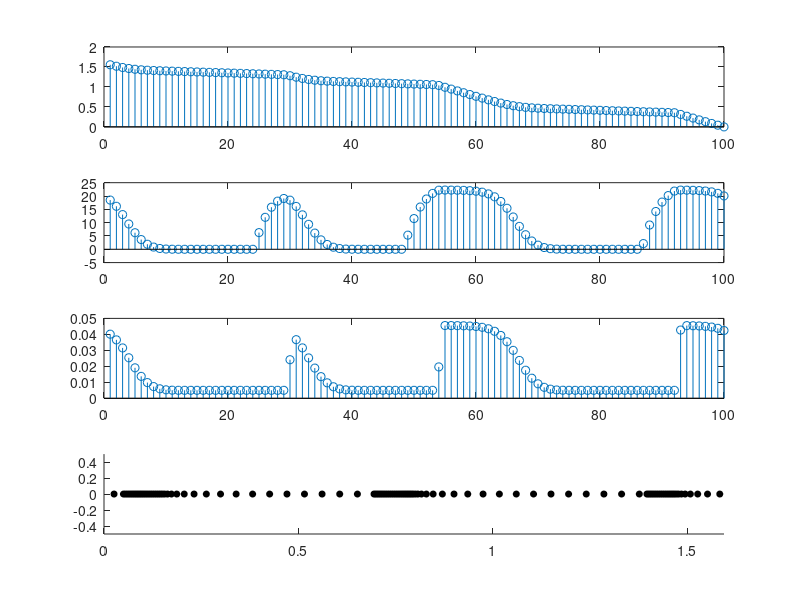

MATLAB code for this plot:
%test_traffic
function test_traffic_self_sustaining
global k_pd d_f xmax active_cars dt tidx xdothist

close all

k_pd=1;
d_f=0.005;

fig_handle=345;
figure(fig_handle);
% Forward simulate dynamics.
dt=0.0001;
n_steps=10000;
n_cars=100;
active_cars=[];%4:10:70;
T=0:dt:dt*n_steps;
d_init=1*d_f;
% Positions.
% x=[linspace(n_cars*d_init,d_init,n_cars)';[1;zeros(n_cars-1,1)]];
%x=15*rand(n_cars,1);
%x=sort(x,'descend');
x=linspace(1.1+(n_cars-1)*d_init,1.1,n_cars)';
xdothist=[];
% Velocities.
x=[x;1;zeros(n_cars-1,1)];
%x=[x;0.4+0.05*rand(n_cars,1)];
xmax=max(x(1:n_cars));

for tidx=1:numel(T)
  t=T(tidx);
  xdot=dynamics(x,t,0);
%   x(n_cars+1:end)=x(n_cars+1:end)+dt*xdot(n_cars+1:end);
%   if x(1)+dt*xdot(1)>x(n_cars)+xmax-d_f
%     x(1)=x(n_cars)+xmax-d_f;
%     %x(1+n_cars)=0;
%   end
%   for i=2:n_cars
%     if x(i)+dt*xdot(i)>x(i-1)-d_f;
%       x(i)=x(i-1)-d_f;
%       %x(i+n_cars)=0;    
%     end
%   end
%   x=x+dt*xdot;

  % Throwaway x_future to report collisions before handling them.
%   x_future=x+dt*xdot;
%   if any((x_future(1:n_cars-1)-x_future(2:n_cars))<0)
%     fprintf('COLLISION!\n');
%   end
  
  x(1)=min(x(1)+dt*xdot(1),x(n_cars)+xmax-d_f);
  for i=2:n_cars
    x(i)=min(x(i)+dt*xdot(i),x(i-1)-d_f);
  end
  x(n_cars+1:end)=x(n_cars+1:end)+dt*xdot(n_cars+1:end);
end

function xdot=dynamics(x,t,u)
global xmax active_cars k_pd d_f dt xdothist
n_cars=numel(x)/2;
xbar1=(x(n_cars)+xmax)-x(1);
xbar=[xbar1;x(1:n_cars-1)-x(2:n_cars)];
xdot=zeros(2*n_cars,1);
vmax=25;
xdot(1:n_cars)=vmax*(1-d_f./xbar);

xdothist=[xdothist,xdot];
% Delay
memory=100;
tau=50;
weights=exp(-(1:1:memory)'/tau);
weights=weights/sum(weights);
if size(xdothist,2)>=memory
  xdot=xdothist*weights;
  xdothist=xdothist(:,2:end);
end


% % Dumb cars
% T=50*dt;
% c=0.5;
% dumb_cars=logical(zeros(n_cars,1));
% dumb_cars(10)=1;
% %modulator=double(mod(t,T)>c*T);
% modulator=(1+sin(2*pi*t/T))/2;
% xdot(dumb_cars)=xdot(dumb_cars)*modulator;

%Active cars
for i=active_cars
%   % Bando heuristic.
%   front=active_cars(active_cars>=i);
%   back=active_cars(active_cars<i);
%   xdot_bando=0;
%   bando_weights=0;
%   for j=front
%     dist=x(j)-x(i);
%     weight=exp(-dist/(n_cars*d_f/5));
%     bando_weights=bando_weights+weight;
%     xdot_bando=xdot_bando-10*weight*(d_f-xbar(j));
%   end
%   for j=back
%     dist=x(j)-x(i)+xmax;
%     weight=exp(-dist/(n_cars*d_f/5));
%     bando_weights=bando_weights+weight;
%     xdot_bando=xdot_bando-10*weight*(d_f-xbar(j));
%   end
%   xdot(i)=xdot(i)+xdot_bando/bando_weights;
  
  xdot(i)=-10*(d_f-xbar(i));
  %xdot(i)=0.9*xdot(i);
end

plot_dynamics(x,xdot,xbar)

function plot_dynamics(x,xdot,xbar)
global tidx dt
if ~mod(tidx,500)
  figure(46)
  n_cars=numel(x)/2;
  subplot(411)
  stem(x(1:n_cars)-min(x(1:n_cars)))
  subplot(412)
  stem(xdot(1:n_cars))
  subplot(413)
  stem(xbar)
  subplot(414)
  plot_cars(x,46);
  tidx*dt
  tidx
  pause;
end

function xdot=dynamics3(x,t,u)
global xmax active_cars k_pd d_f
n_cars=numel(x)/2;
xbar1=(x(n_cars)+xmax)-x(1);
xbar=[xbar1;x(1:n_cars-1)-x(2:n_cars)];
xdot=zeros(2*n_cars,1);
xdot(1:n_cars)=x(n_cars+1:end);
xdotbar=[xdot(n_cars)-xdot(1);xdot(1:n_cars-1)-xdot(2:n_cars)];
gamma=1;
C=1;
D=1.0;
xdot(n_cars+1:end)=C*xdotbar./(0.6+xbar.^(gamma+1))-D*(d_f-xbar);

% Active cars
for i=active_cars
  if i==1
    fprintf('For now, the first car cannot be an active car\n');
  end
  xdot(i)=-k_pd*(d_f-(x(i-1)-x(i)));
end
%for i=active_cars
%  xdot(i+n_cars)=0;
%end
%xdot=min(xdot,3);

plot_dynamics(x,xdot,xbar);

function xdot=dynamics2(x,t,u)
global k_pd d_f xmax
n_cars=numel(x)/2;
xdot=zeros(2*n_cars,1);
xbar1=x(n_cars)+xmax-x(1);
xbar=[xbar1;x(1:n_cars-1)-x(2:n_cars)];
% Derivatives of position
xdot(1:n_cars)=-k_pd*(d_f-xbar);
T=25;
c=0.5;
p_dumb=0.1;
dumb_cars=logical([rand(n_cars,1)<p_dumb;zeros(n_cars,1)]);
% xdot(dumb_cars)=xdot(dumb_cars)*double(mod(t,T)>c*T);
% Double derivatives of position
xdot(n_cars+1)=-k_pd*(xdot(1)-xdot(n_cars));
xdot(n_cars+2:2*n_cars)=-k_pd*(xdot(2:n_cars)-xdot(1:n_cars-1));

plot_dynamics(x,xdot,xbar);


function x_wrap=wrap_around(x)
global xmax;
n_cars=numel(x)/2;
x_wrap=x;
for i=1:n_cars
  if x(i)>xmax
    x_wrap(i)=mod(x(i),xmax);
  end
  if x(i)<0
    x_wrap(i)=xmax-mod(-x(i),xmax);
  end
end

function plot_cars(x,fig_handle)
global xmax active_cars;
x=wrap_around(x);
n_cars=numel(x)/2;
figure(fig_handle);
scatter(x(1:n_cars),zeros(n_cars,1),'ks','SizeData',20,'MarkerEdgeColor','k','MarkerFaceColor','k')
hold on
for i=active_cars
  scatter(x(i),0,'rs','SizeData',20,'MarkerEdgeColor','r','MarkerFaceColor','r');
end
hold off
xlim([0,xmax])
ylim([-0.5,0.5])
%set(gcf,'Position',[200,200,1400,800])
drawnow;

function d=wrap_diff(x1,x2)
global xmax
diffs=[x1-x2+xmax,x1-x2,x1-x2-xmax];
absdiffs=abs(diffs);
m=min(absdiffs);
mi=find(absdiffs==m);
mi=mi(1);
d=diffs(mi);
